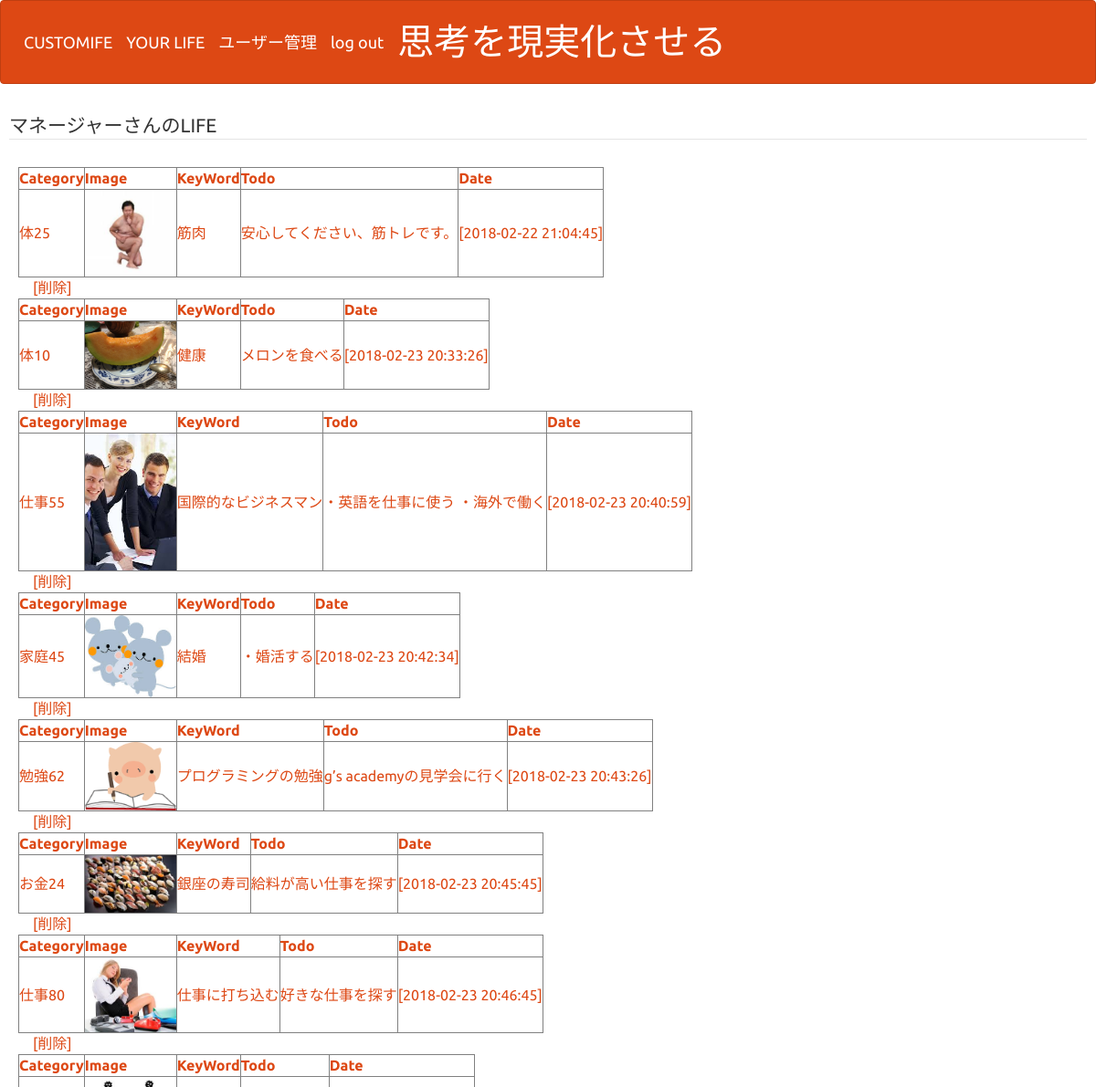
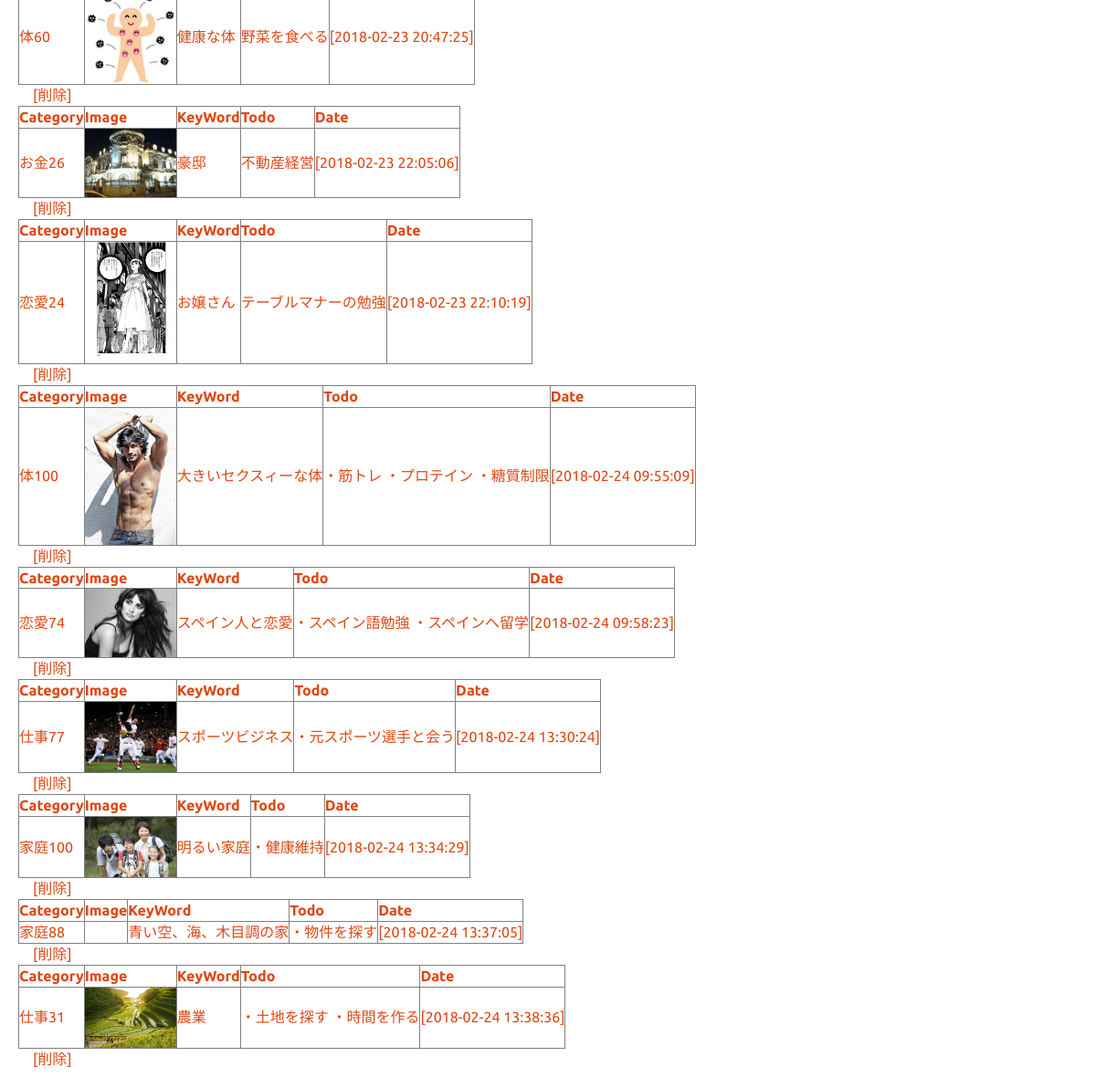
The app's page /select.php (signed in) with its own data (2 pictures, top to bottom).
### tables this page shows
CREATE TABLE IF NOT EXISTS `gs_an_table` (
`id` int(12) NOT NULL,
  `name` varchar(64) NOT NULL,
  `email` varchar(128) NOT NULL,
  `naiyou` text NOT NULL,
  `indate` datetime NOT NULL,
  `upfile` varchar(128) DEFAULT NULL,
  `important` int(64) DEFAULT NULL
);

### functions.php (called while the page is built, shortened)
<?php
function h($str){
  return htmlspecialchars($str, ENT_QUOTES, "UTF-8");
}
?>

### select.php (the view, shortened to what this page needs)
<?php
include("functions.php");
include("menu.php");
$pdo = db_con();
$stmt = $pdo->prepare("SELECT * FROM gs_an_table");
$status = $stmt->execute();
$view="";
if($status==false){
  queryError($stmt);
}else{
  while( $result = $stmt->fetch(PDO::FETCH_ASSOC)){
    $view .= '<a href="detail.php?id='.$result["id"].'">';
    $view .= '<table border ="1" width="$result["important"]">';
    $view .= '<thead>';
    $view .= '<tr>';
    $view .= '<th>Category</th>';
    $view .= ' <th>Image</th>';
    $view .=  '<th>KeyWord</th>';
    $view .= ' <th>Todo</th>';
    $view .= ' <th>Date</th>';
    $view .= '</tr>';
    $view .= '</thead>';
    $view .= '<tbody>';
    $view .= '<tr>';
    $view .= '<td>';
    $view .= h($result["name"]);
    $view .= h($result["important"]);
    $view .= '</td>';
    $view .= '<td>';
    $view .= '<img src="'.$result["upfile"].'"width="100">';
    $view .= '</td>';
    $view .= '<td>';
    $view .= h($result["email"]);
    $view .= '</td>';
    $view .= '<td>';
    $view .= h($result["naiyou"]);
    $view .= '</td>';
    $view .= '<td>';
    $view .= "[".h($result["indate"])."]";
    $view .= '</td>';
    $view .='</tr>';
    $view .='</tbody>';
    $view .= '</table>';
    $view .= '</a>　';
    $view .= '<a href="delete.php?id='.$result["id"].'">';
    $view .= '[削除]';
    $view .= '</a>';
  }
}
?>
<!DOCTYPE html>
<html lang="ja">
<head>
<link rel="stylesheet" href="css/range.css">
<link href="css/bootstrap.min.css" rel="stylesheet">
</head>
<body id="main">
<div>
    <legend><?=$_SESSION["name"]?>さんのLIFE</legend>
    <div>
      <?=$view?>
    </div>
  </div>
</body>
</html>

### menu.php (shortened to what this page needs)
<!DOCTYPE html>
<html lang="ja">
<head>
  <link href="css/bootstrap.min.css" rel="stylesheet">
</head>
<body>
    <nav class="navbar navbar-default">
        <div class="container-fluid">
        <div class="navbar-header">
        <?php if($_SESSION["kanri_flg"]=="1"){ ?>
        <a class="navbar-brand" href="index.php">CUSTOMIFE</a>
        <a class="navbar-brand" href="select.php">YOUR LIFE</a>
        <a class="navbar-brand" href="select_user.php">ユーザー管理</a>
        <a class="navbar-brand" href="logout.php">log out</a>
        <a class="navbar-brand" id="dream">思考を現実化させる</a>
        <?php } ?>
        </div>
    </nav>
</body>
</html>

### menu.php (style rules this page uses)
div { padding: 40px;font-size:20px; }
#dream { font-size:40px; }

### select.php (style rules this page uses)
div { padding: 10px;font-size:16px; }

### records on screen
gs_an_table: value "体25 筋肉 安心してください、筋トレです。 [2018-02-22 21:04:45] [削除]", upfile (picture)
gs_an_table: value "体10 健康 メロンを食べる [2018-02-23 20:33:26] [削除]", upfile (picture)
gs_an_table: value "仕事55 国際的なビジネスマン ・英語を仕事に使う ・海外で働く [2018-02-23 20:40:59] [削除]", upfile (picture)
gs_an_table: value "家庭45 結婚 ・婚活する [2018-02-23 20:42:34] [削除]", upfile (picture)
gs_an_table: value "勉強62 プログラミングの勉強 g’s academyの見学会に行く [2018-02-23 20:43:26] [削除]", upfile (picture)
gs_an_table: value "お金24 銀座の寿司 給料が高い仕事を探す [2018-02-23 20:45:45] [削除]", upfile (picture)
gs_an_table: value "仕事80 仕事に打ち込む 好きな仕事を探す [2018-02-23 20:46:45] [削除]", upfile (picture)
gs_an_table: value "体60 健康な体 野菜を食べる [2018-02-23 20:47:25] [削除]", upfile (picture)
gs_an_table: value "お金26 豪邸 不動産経営 [2018-02-23 22:05:06] [削除]", upfile (picture)
gs_an_table: value "恋愛24 お嬢さん テーブルマナーの勉強 [2018-02-23 22:10:19] [削除]", upfile (picture)
gs_an_table: value "体100 大きいセクスィーな体 ・筋トレ ・プロテイン ・糖質制限 [2018-02-24 09:55:09] [削除]", upfile (picture)
gs_an_table: value "恋愛74 スペイン人と恋愛 ・スペイン語勉強 ・スペインへ留学 [2018-02-24 09:58:23] [削除]", upfile (picture)
gs_an_table: value "仕事77 スポーツビジネス ・元スポーツ選手と会う [2018-02-24 13:30:24] [削除]", upfile (picture)
gs_an_table: value "家庭100 明るい家庭 ・健康維持 [2018-02-24 13:34:29] [削除]", upfile (picture)
gs_an_table: value "家庭88 青い空、海、木目調の家 ・物件を探す [2018-02-24 13:37:05] [削除]"
gs_an_table: value "仕事31 農業 ・土地を探す ・時間を作る [2018-02-24 13:38:36] [削除]", upfile (picture)

### other values on screen
$_SESSION["name"] "マネージャー"
